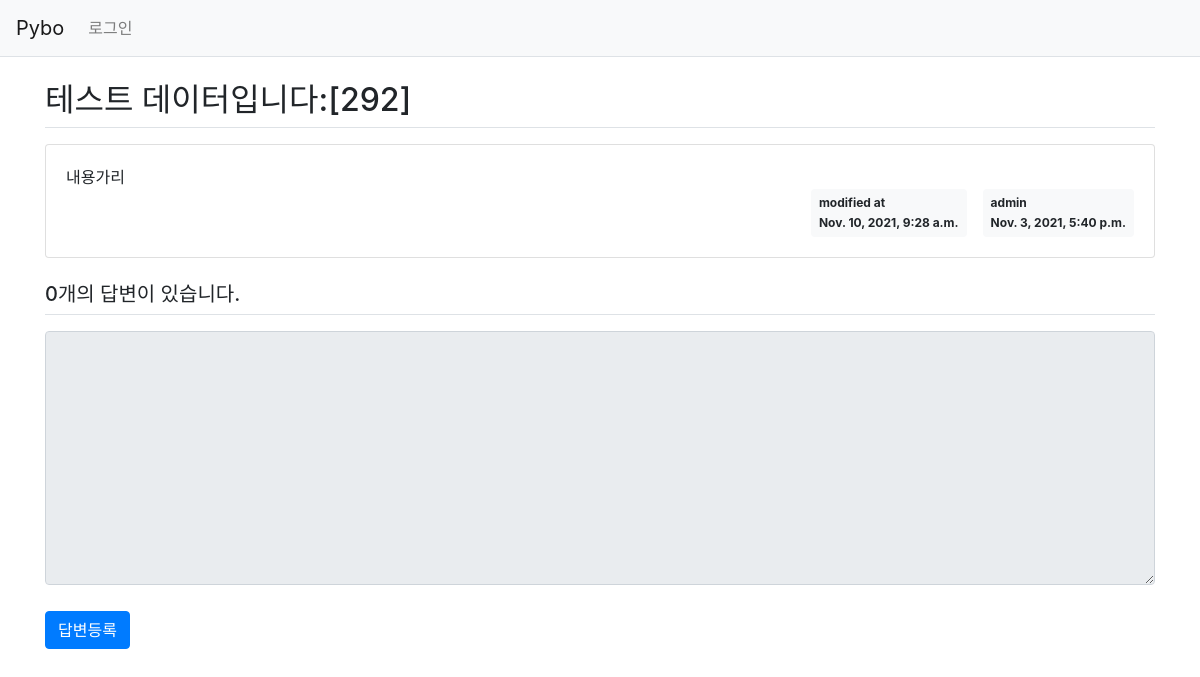
Page /pybo/298/ on the committed database.
### pybo/models.py (models this page shows, shortened)
class Question(models.Model):
    author = models.ForeignKey(User, on_delete=models.CASCADE) #on_delete=models.CASCADE는 계정이 삭제되면 이 계정이 작성한 질문을 모드 삭제하라는 의미이다.
    modify_date = models.DateTimeField(null=True, blank=True) #null=True modify_date 칼럼에 null을 허용한다는 의미, blank=True는 form.is_valid(0를 통한 입력 테이터검사 시 값이 없어도 된다는 의미
    subject = models.CharField(max_length=200)
    content = models.TextField()
    create_date = models.DateTimeField()

### pybo/views/base_views.py (the view)
# urls.py: path('<int:question_id>/', base_views.detail, name='detail'),
def detail(request, question_id): #호출 시 render를 통해 question_detail.html render
    question = get_object_or_404(Question, pk=question_id)
    context = {'question':question}
    return render(request, 'pybo/question_detail.html', context)

### templates/pybo/question_detail.html (shortened to what this page needs)
{% extends 'base.html' %}
{% block content %}
<div class="container my-3">
    <h2 class="border-bottom py-2">{{ question.subject }}</h2>
    <div class="card my-3">
        <div class="card-body">
            <div class="card-text" style="white-space: pre-line;">{{ question.content }}</div>
            <div class="d-flex justify-content-end">
                {% if question.modify_date %}
                <div class="badge badge-light p-2 text-left mx-3">
                    <div class="mb-2">modified at</div>
                    <div>{{ question.modify_date }}</div>
                </div>
                {% endif %}
                <div class="badge badge-light p-2 text-left">
                    <div class="mb-2">{{question.author.username}}</div>
                    <div>{{ question.create_date }}</div>
                </div>
            </div>
        </div>
    </div>
    <h5 class="border-bottom my-3 py-2">{{question.answer_set.count}}개의 답변이 있습니다.</h5>
    <form action="{% url 'pybo:answer_create' question.id %}" method="post" class="my-3">
        <div class="form-group">
                <textarea {% if not user.is_authenticated %}disabled{% endif %}
              name="content" id="content" class="form-control" rows="10"></textarea>
        </div>
        <input type="submit" value="답변등록" class="btn btn-primary">
    </form>
</div>
{% endblock %}

### static/style.css (style rules this page uses)
textarea { width:100%; }
input[type=submit] { margin-top:10px; }

### rows in the picture
Question: subject "테스트 데이터입니다:[292]", content "내용가리", modify_date "Nov. 10, 2021, 9:28 a.m.", author.username "admin", create_date "Nov. 3, 2021, 5:40 p.m.", answer_set.count "0"
